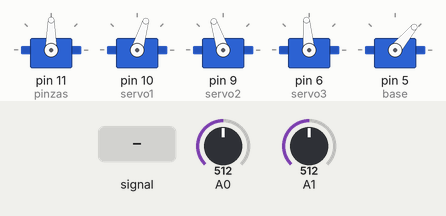
The sketch below on a simulated Arduino Uno, built with avr-gcc and run on an emulated ATmega328P. Shown: 5 × servo. Inputs (shaded band) come from the test bench; at power-on: A1 = 512, A0 = 512.

Above: at 1.2 s.
1.3 s: A1 fed a 200 Hz sine of ±460 counts around its level
At 2.4 s:
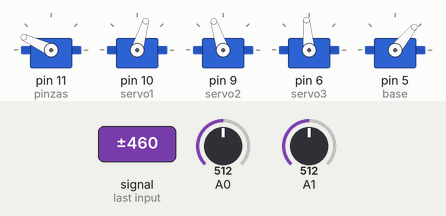
4.3 s: A1 set to 810
At 5.0 s:
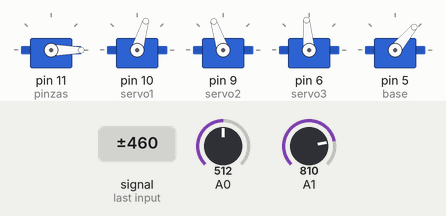
10.3 s: A0 set to 810
Timing chart, 0 to 71.8 s (numbered marks = the images above; inputs shaded):
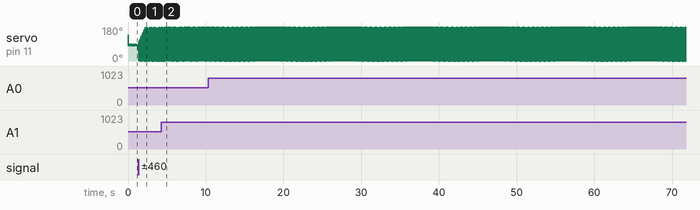

The sketch:

BrazoRobotico-Potenciometro.ino
```cpp
#include <Servo.h>
Servo pinzas;
Servo servo1;
Servo servo2;
Servo servo3;
Servo base;

int angulo1 = 90;  // Empezamos en el centro base
int angulo2 = 90;  // Empezamos en el centro hombro
int angulo3 = 90;  // Empezamos en el centro codo
int angulo4 = 80;  // Empezamos en 120 grados pinza
int angulo5 = 80;  // Empezamos en 120 grados pinza
int salto = 3;     // Controla el salto por movimiento


void setup() {
  pinzas.attach(11);
  servo1.attach(10);
  servo2.attach(9);
  servo3.attach(6);
  base.attach(5);

  pinzas.write(140);
  servo1.write(73);
  servo2.write(108);
  servo3.write(95);
  base.write(50);
  delay(10);
}
void loop() {

  int pinza_servo = analogRead(A0);
  if (pinza_servo < 200)                 // Si la lectura es menor de 200
    angulo1 = angulo1 - salto;           // disminuimos el angulo
  else if (pinza_servo > 800)            // Si mayor de 800
    angulo1 = angulo1 + salto;           // Aumentamos el angulo
  angulo1 = constrain(angulo1, 0, 180);  //Limita la distancia
  pinzas.write(angulo1);                 // Y este es el que mueve el servo

  int servo_1 = analogRead(A1);
  if (servo_1 < 200)                     // Si la lectura es menor de 200
    angulo2 = angulo2 - salto;           // disminuimos el angulo
  else if (servo_1 > 800)                // Si mayor de 800
    angulo2 = angulo2 + salto;           // Aumentamos el angulo
  angulo2 = constrain(angulo2, 0, 180);  //Limita la distancia
  pinzas.write(angulo2);                 // Y este es el que mueve el servo

  int servo_2 = analogRead(A1);
  if (servo_2 < 200)                     // Si la lectura es menor de 200
    angulo3 = angulo3 - salto;           // disminuimos el angulo
  else if (servo_2 > 800)                // Si mayor de 800
    angulo3 = angulo3 + salto;           // Aumentamos el angulo
  angulo3 = constrain(angulo3, 0, 180);  //Limita la distancia
  pinzas.write(angulo3);                 // Y este es el que mueve el servo

  int base_servo = analogRead(A1);
  if (base_servo < 200)                  // Si la lectura es menor de 200
    angulo4 = angulo4 - salto;           // disminuimos el angulo
  else if (base_servo > 800)             // Si mayor de 800
    angulo4 = angulo4 + salto;           // Aumentamos el angulo
  angulo4 = constrain(angulo4, 0, 180);  //Limita la distancia
  pinzas.write(angulo4);                 // Y este es el que mueve el servo

  int servo_3 = analogRead(A1);
  if (servo_3 < 200)                     // Si la lectura es menor de 200
    angulo5 = angulo5 - salto;           // disminuimos el angulo
  else if (angulo5 > 800)                // Si mayor de 800
    angulo5 = angulo5 + salto;           // Aumentamos el angulo
  angulo5 = constrain(angulo5, 0, 180);  //Limita la distancia
  pinzas.write(angulo5);                 // Y este es el que mueve el servo
}
```
